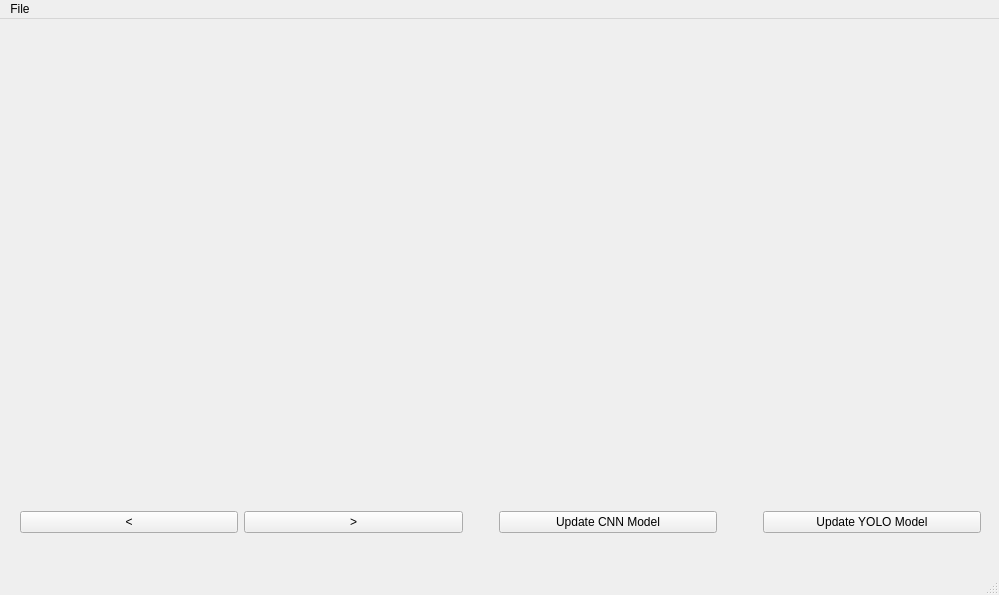
<?xml version="1.0" encoding="UTF-8"?>
<ui version="4.0">
 <class>MainWindow</class>
 <widget class="QMainWindow" name="MainWindow">
  <property name="geometry">
   <rect>
    <x>0</x>
    <y>0</y>
    <width>999</width>
    <height>595</height>
   </rect>
  </property>
  <property name="windowTitle">
   <string>MainWindow</string>
  </property>
  <widget class="QWidget" name="centralwidget">
   <widget class="QLabel" name="mr_image">
    <property name="geometry">
     <rect>
      <x>20</x>
      <y>20</y>
      <width>441</width>
      <height>441</height>
     </rect>
    </property>
    <property name="text">
     <string/>
    </property>
   </widget>
   <widget class="QLabel" name="cnn_result">
    <property name="geometry">
     <rect>
      <x>480</x>
      <y>130</y>
      <width>501</width>
      <height>101</height>
     </rect>
    </property>
    <property name="font">
     <font>
      <family>Times New Roman</family>
      <pointsize>20</pointsize>
     </font>
    </property>
    <property name="autoFillBackground">
     <bool>false</bool>
    </property>
    <property name="text">
     <string/>
    </property>
    <property name="alignment">
     <set>Qt::AlignCenter</set>
    </property>
   </widget>
   <widget class="QLabel" name="yolo_result">
    <property name="geometry">
     <rect>
      <x>480</x>
      <y>350</y>
      <width>501</width>
      <height>101</height>
     </rect>
    </property>
    <property name="font">
     <font>
      <family>Times New Roman</family>
      <pointsize>20</pointsize>
     </font>
    </property>
    <property name="text">
     <string/>
    </property>
    <property name="alignment">
     <set>Qt::AlignCenter</set>
    </property>
   </widget>
   <widget class="QWidget" name="horizontalLayoutWidget">
    <property name="geometry">
     <rect>
      <x>20</x>
      <y>463</y>
      <width>961</width>
      <height>81</height>
     </rect>
    </property>
    <layout class="QHBoxLayout" name="horizontalLayout">
     <item>
      <widget class="QPushButton" name="backward_button">
       <property name="text">
        <string>&lt;</string>
       </property>
      </widget>
     </item>
     <item>
      <widget class="QPushButton" name="forward_button">
       <property name="text">
        <string>&gt;</string>
       </property>
      </widget>
     </item>
     <item>
      <spacer name="horizontalSpacer_3">
       <property name="orientation">
        <enum>Qt::Horizontal</enum>
       </property>
       <property name="sizeType">
        <enum>QSizePolicy::Fixed</enum>
       </property>
       <property name="sizeHint" stdset="0">
        <size>
         <width>30</width>
         <height>20</height>
        </size>
       </property>
      </spacer>
     </item>
     <item>
      <widget class="QPushButton" name="pushButton">
       <property name="text">
        <string>Update CNN Model</string>
       </property>
      </widget>
     </item>
     <item>
      <spacer name="horizontalSpacer_2">
       <property name="orientation">
        <enum>Qt::Horizontal</enum>
       </property>
       <property name="sizeType">
        <enum>QSizePolicy::Fixed</enum>
       </property>
       <property name="sizeHint" stdset="0">
        <size>
         <width>40</width>
         <height>20</height>
        </size>
       </property>
      </spacer>
     </item>
     <item>
      <widget class="QPushButton" name="pushButton_2">
       <property name="text">
        <string>Update YOLO Model</string>
       </property>
      </widget>
     </item>
    </layout>
   </widget>
   <widget class="QLabel" name="actual_result">
    <property name="geometry">
     <rect>
      <x>480</x>
      <y>20</y>
      <width>501</width>
      <height>101</height>
     </rect>
    </property>
    <property name="font">
     <font>
      <family>Times New Roman</family>
      <pointsize>20</pointsize>
     </font>
    </property>
    <property name="text">
     <string/>
    </property>
    <property name="alignment">
     <set>Qt::AlignCenter</set>
    </property>
   </widget>
   <widget class="QLabel" name="yolo_result_2">
    <property name="geometry">
     <rect>
      <x>480</x>
      <y>240</y>
      <width>501</width>
      <height>101</height>
     </rect>
    </property>
    <property name="font">
     <font>
      <family>Times New Roman</family>
      <pointsize>20</pointsize>
     </font>
    </property>
    <property name="text">
     <string/>
    </property>
    <property name="alignment">
     <set>Qt::AlignCenter</set>
    </property>
   </widget>
  </widget>
  <widget class="QMenuBar" name="menubar">
   <property name="geometry">
    <rect>
     <x>0</x>
     <y>0</y>
     <width>999</width>
     <height>18</height>
    </rect>
   </property>
   <widget class="QMenu" name="menuFile">
    <property name="title">
     <string>File</string>
    </property>
    <addaction name="actionOpen_Image"/>
    <addaction name="actionOpen_Directory"/>
    <addaction name="actionQuit"/>
   </widget>
   <addaction name="menuFile"/>
  </widget>
  <widget class="QStatusBar" name="statusbar"/>
  <action name="actionOpen_Image">
   <property name="text">
    <string>Open Image</string>
   </property>
  </action>
  <action name="actionOpen_Directory">
   <property name="text">
    <string>Open Directory</string>
   </property>
  </action>
  <action name="actionQuit">
   <property name="text">
    <string>Quit</string>
   </property>
  </action>
 </widget>
 <resources/>
 <connections/>
</ui>
